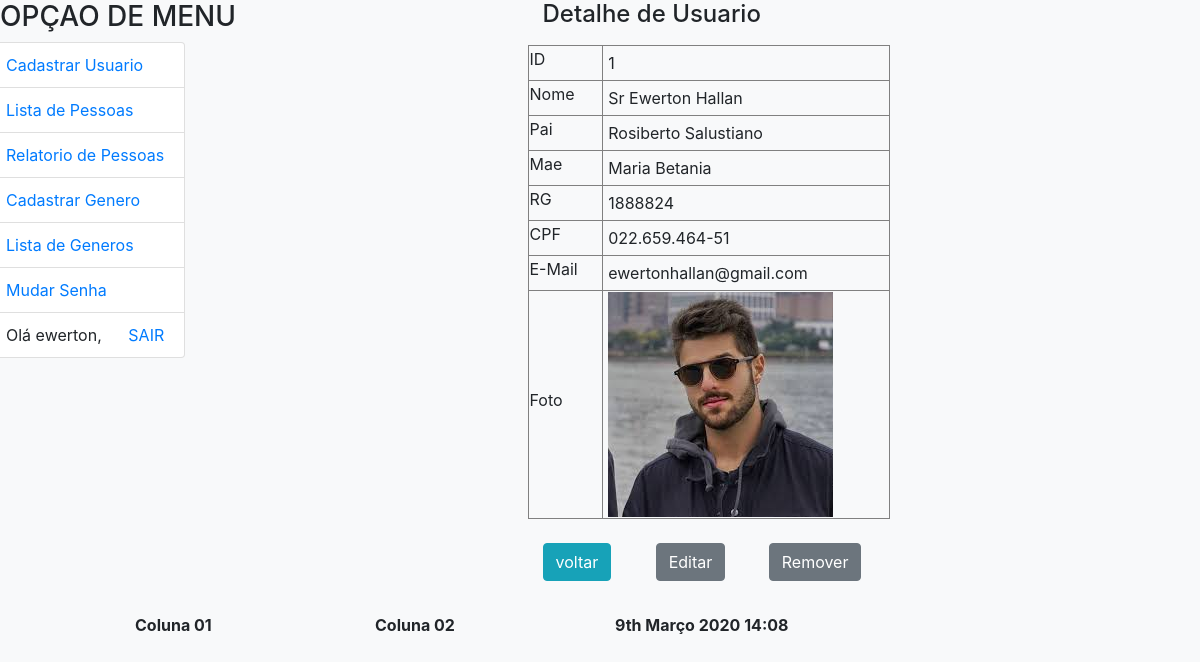
The app's page /pessoa/usuario_detalhe/1/ (signed in), older data.
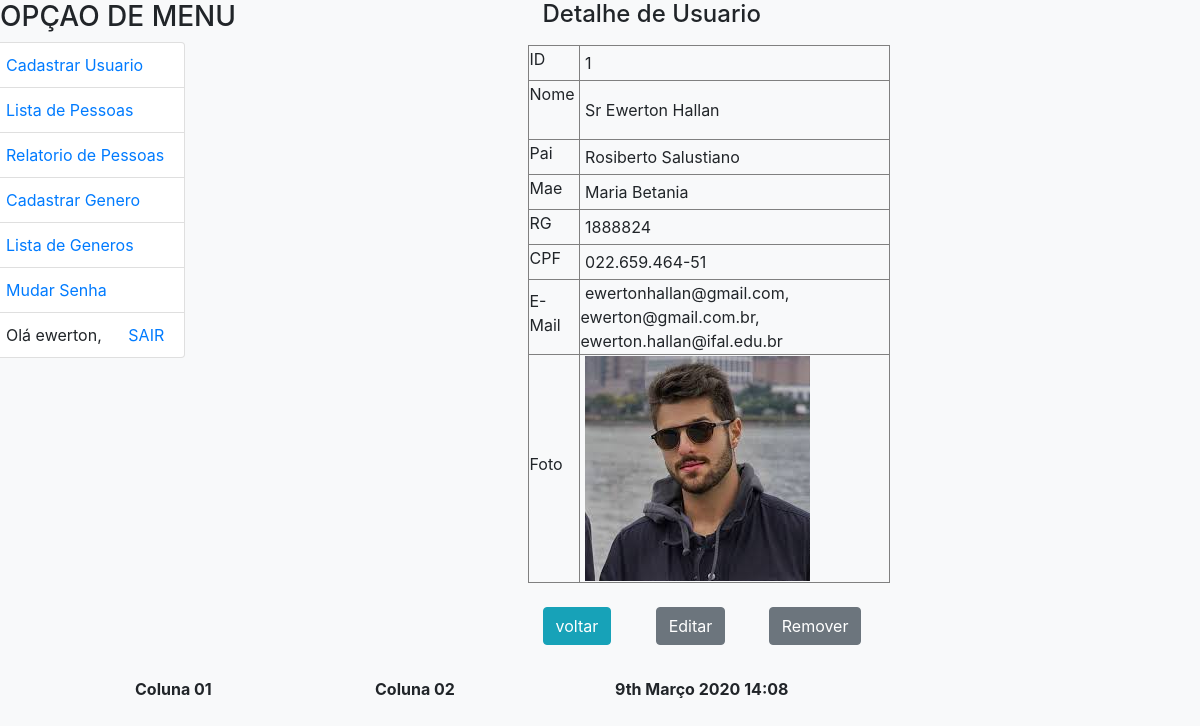
The same page, newer data.
### pessoa/models.py (models this page shows, shortened)
class Pessoa(models.Model):
    nome=models.CharField(
        max_length=100,
        null=False,
        blank=False,
        help_text='Escreva aqui o seu nome completo',
        verbose_name='Nome Completo',
        error_messages={
            'null':'Valor nulo nao permitido',
            'blank': 'Valor vazio',
        }
    )
    genero=models.ForeignKey(Genero)
    rg=models.IntegerField(
        help_text='Escreva aqui somente os numeros do RG',
        verbose_name='Número do RG',
        unique=True,
    )
    cpf=models.CharField(
        max_length=15,
        help_text='Escreva aqui somente os numeros do CPF',
        verbose_name='Número do CPF',
        unique=True,
        db_index=True,
    )
    estadocivil=models.CharField(
        max_length=20,
        choices=[
            ('S','Solteiro'),
            ('C','Casado'),
            ('V','Viúvo'),
            ('D','Desquitado'),
            ('U','União Estável'),
        ],
        error_messages={
            'invalid_choice':'Valor nao permitido',
        },
        default='S',
        db_index=True,
        verbose_name='Estado Cívil',
    )
    pai=models.CharField(
        max_length=100,
        help_text='Escreva aqui nome completo do seu pai',
        verbose_name='Nome do Pai',
    )
    mae=models.CharField(
        max_length=100,
        help_text='Escreva aqui nome completo do sua mae',
        verbose_name='Nome da Mãe',
    )
    email=models.CharField(
        max_length=200,
        help_text='Escreva aqui o seu e-mail, lista de e-mails separado por ;',
        verbose_name='E-Mail',
        null=False,
        blank=False,
    )
    telefone=models.CharField(
        max_length=15,
        help_text='Escreva aqui o numero de seu telefone (xx) 99999-9999',
        verbose_name='Telefone',
    )
    idade=models.IntegerField(
        default=0,
        help_text='Coloque aqui sua idade',
        validators=[validate_even],
        verbose_name='Idade',
    )
    foto=models.ImageField(
        upload_to='pessoa_fotos/',
        default='pessoa_fotos/none.jpg',
        blank=True,
        null=True,
        help_text = 'Escolha uma foto para o seu perfil',
        verbose_name = 'Foto',
    )
    dt_log=models.DateField(
        auto_now=True,
        editable=False,
        verbose_name='Dt Criação',
    )
    def getPronomeTratamento (self):
        sx = str(self.genero)[0].upper()
        if sx == 'M':
            ptr = 'Sr'
        elif sx == 'F':
            ptr = 'Sra'
        else:
            ptr = ''
        return ptr
    class Meta:
        ordering = ['nome', 'idade']
        verbose_name = 'pessoa'
        verbose_name_plural = 'pessoas'
        permissions = (('list_pessoa', 'Listagem de Pessoa'),)

### pessoa/views.py (the view)
# urls.py: url(r'^usuario_detalhe/(?P<p_id>[0-9]{,2})/$', views.pessoa_usuario_detalhe, name='pessoa_usuario_detalhe'),
def pessoa_usuario_detalhe(request, p_id):
    if not(request.user.is_authenticated):
       return redirect('login')
    else:
        dados = Pessoa.objects.select_related().get(id=p_id)
        result = []
        result.append(Obj_Detalhe('ID',dados.id))
        result.append(Obj_Detalhe('Nome',dados.getPronomeTratamento() + ' ' + dados.nome))
        result.append(Obj_Detalhe('Pai',dados.pai))
        result.append(Obj_Detalhe('Mae',dados.mae))
        result.append(Obj_Detalhe('RG',dados.rg))
        result.append(Obj_Detalhe('CPF',dados.cpf))
        result.append(Obj_Detalhe('E-Mail',dados.email))
        url_img = ''
        if dados.foto:
            url_img = dados.foto.url
        result.append(Obj_Detalhe('Foto',"<img src='" + url_img + "' class='img-fluid' />"))
    contexto = {
        'detalhe':result,
        'titulo':'Usuario',
        'url_edicao':'/pessoa/usuario_edicao/'+str(p_id)+'/',
        'url_remocao':'/pessoa/usuario_remove/'+str(p_id)+'/',
    }
    return render(request, 'pessoa/detalhe.html', contexto)

### pessoa/models.py (called while the page is built)
    def __str__(self):
        return self.descricao

### pessoa/templates/pessoa/detalhe.html (shortened to what this page needs)
{% extends 'pessoa/base.html' %}
{% block main %}{% endblock%}

### pessoa/templates/pessoa/base.html (shortened to what this page needs)
{% include 'pessoa/_header.html' %}
<body class="bg-light">
    <div class="row">
        <div class="col-md-5 mb-3">
            <h3>OPÇAO DE MENU</h3>
            <div class="row">
                <ul class="list-group mb-3">
                    <li class="list-group-item d-flex justify-content-between lh-condensed">
                        <a href="/pessoa/usuario/"> Cadastrar Usuario</a>
                    </li>
                    <li class="list-group-item d-flex justify-content-between lh-condensed">
                        <a class=”nav-link” href="{% url 'pessoa_usuario_lista' %}"> Lista de Pessoas</a>
                    </li>
                    <li class="list-group-item d-flex justify-content-between lh-condensed">
                        <a class=”nav-link” href="{% url 'pessoa_usuario_relatorio' %}"> Relatorio de Pessoas</a>
                    </li>
                    <li class="list-group-item d-flex justify-content-between lh-condensed">
                        <a href="/pessoa/genero/"> Cadastrar Genero</a>
                    </li>
                    <li class="list-group-item d-flex justify-content-between lh-condensed">
                        <a class=”nav-link” href="{% url 'pessoa_genero_lista' %}"> Lista de Generos</a>
                    </li>
                    {% if user.is_authenticated %}
                    <li class="list-group-item d-flex justify-content-between lh-condensed">
                        <a class=”nav-link” href="{% url 'alterar-senha' %}"> Mudar Senha</a>
                    </li>
                    {% endif %}
                    <li class="list-group-item d-flex justify-content-between lh-condensed">
                        {% if user.is_authenticated %}
                            Olá {{ user.username }},
                        {% endif %}
                        <a class=”nav-link” href="{% url 'logout' %}">SAIR</a>
                    </li>
                </ul>
            </div>
        </div>
        <div class="col-md-5 mb-3">
            <div class="container">
                {% block main %}
                {% endblock %}
            </div>
        </div>
    </div>
{% include 'pessoa/_footer.html' %}

### pessoa/templates/pessoa/_header.html (shortened to what this page needs)
{% load static %}
<!DOCTYPE html>
<html lang="pt-br">
<head>
    <link rel="stylesheet" href="{% static 'bootstrap.min.css' %}">
    <link rel="stylesheet" href="{% static 'form-validation.css' %}">
</head>

### pessoa/templates/pessoa/_footer.html (shortened to what this page needs)
</html>

### files_html/form-validation.css (style rules this page uses)
.container { max-width: 960px; }
.lh-condensed { line-height: 1.25; }

Row changes from the older to the newer data that the page shows:
changed Pessoa: pai+mae+cpf "…1888824 CPF 022.659.464-51 E-Mail ewertonhallan@gmail.com Foto voltar Editar Remover" → "…1888824 CPF 022.659.464-51 E-Mail ewertonhallan@gmail.com, ewerton@gmail.com.br, ewerton.hallan@ifal.edu.br Foto voltar Editar Remover"
